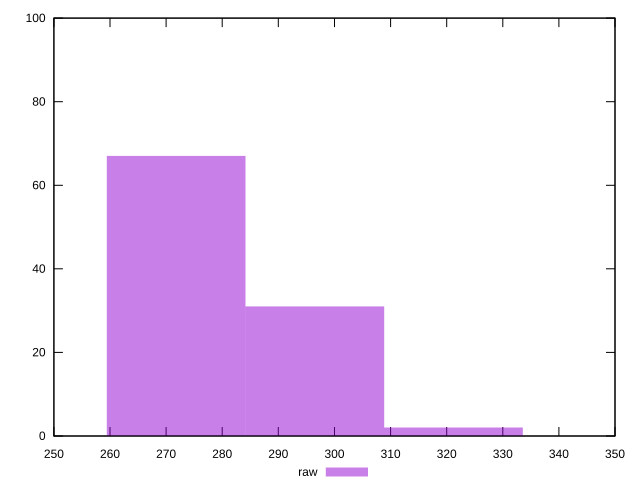

The script that saved this image:
reset
set terminal svg size 640, 490 enhanced background rgb 'white'
set output "report_00007_2020-12-11T15:55:29.892Z/total-blocking-time/samples/pages+cached+nointeractive/raw/histogram.svg"

$raw <<EOF
300.95818836471176 28
275.8783393343191 70
326.03803739510437 2
EOF

set key outside below
set boxwidth 25.079849030392644
set yrange [0:100]
set style fill transparent solid 0.5 noborder

plot \
  $raw title "raw" with boxes, \


reset
